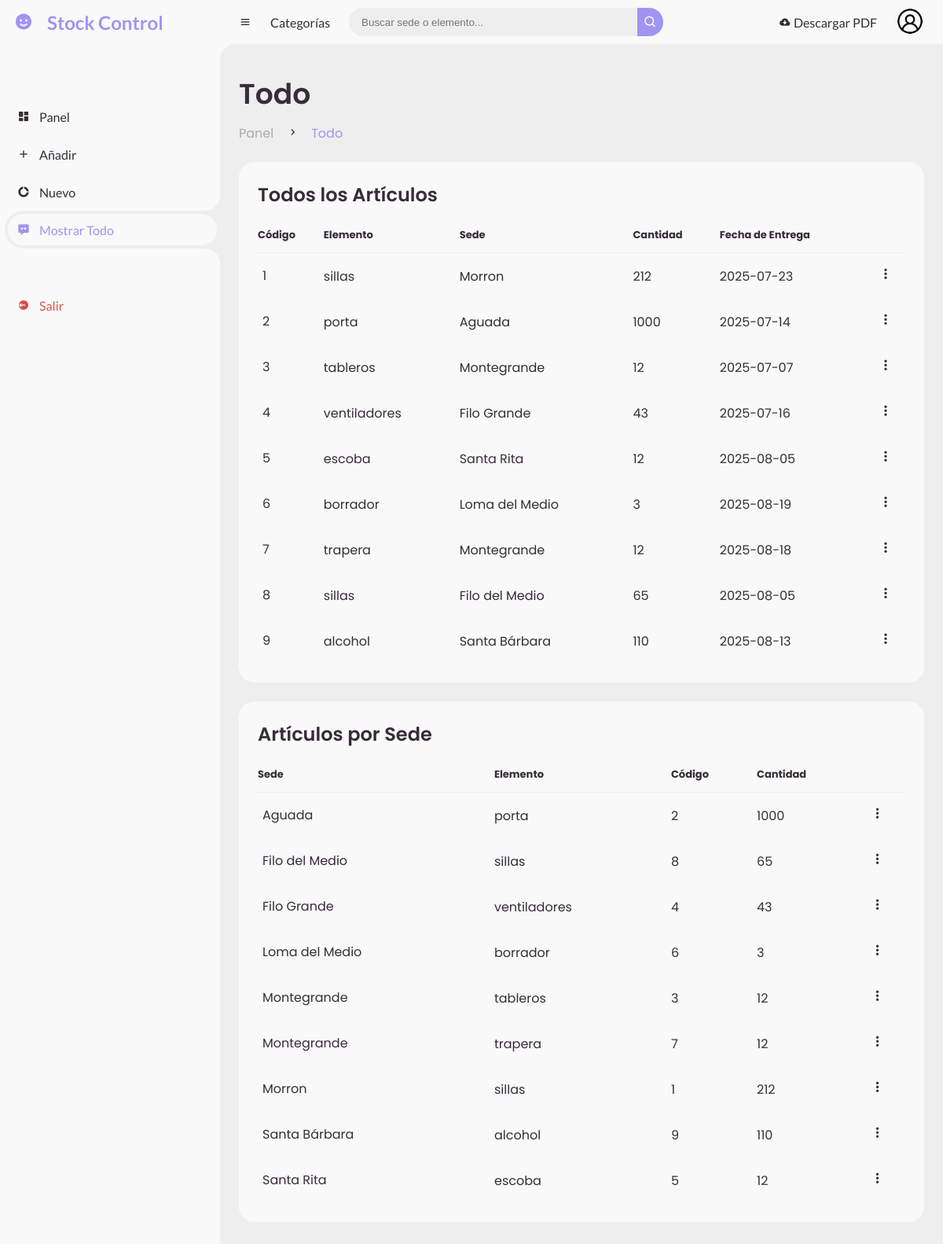
The page /mostrar_todo.php on the database its author committed.
### tables this page shows
CREATE TABLE `productos` (
  `id` int(11) NOT NULL,
  `nombre` varchar(100) NOT NULL,
  `sede` varchar(100) DEFAULT NULL,
  `cantidad` int(11) NOT NULL DEFAULT 0,
  `fecha_entrega` date DEFAULT NULL
);

### mostrar_todo.php (the view, shortened to what this page needs)
<?php
include './php/conexion.php';
$busqueda = isset($_GET['q']) ? trim($_GET['q']) : '';
$has_fecha_entrega = false;
$check = $conn->query("SHOW COLUMNS FROM productos LIKE 'fecha_entrega'");
if ($check && $check->num_rows > 0) {
    $has_fecha_entrega = true;
}
?>
<!DOCTYPE html>
<html lang="es">
<head>
	<link href='https://unpkg.com/boxicons@2.0.9/css/boxicons.min.css' rel='stylesheet'>
	<link rel="stylesheet" href="./css/mostrar_todo.css">
</head>
<body>
<section id="sidebar">
	<a href="#" class="brand"><i class='bx bxs-smile'></i><span class="text">Stock Control</span></a>
	<ul class="side-menu top">
		<li><a href="/inventario/administrador.php"><i class='bx bxs-dashboard'></i><span class="text">Panel</span></a></li>
		<li><a href="/inventario/añadir.php"><i class='bx bx-plus'></i><span class="text">Añadir</span></a></li>
		<li><a href="nuevo1.html"><i class='bx bxs-doughnut-chart'></i><span class="text">Nuevo</span></a></li>
		<li class="active"><a href="mostrar_todo.php"><i class='bx bxs-message-dots'></i><span class="text">Mostrar Todo</span></a></li>
	</ul>
	<ul class="side-menu">
		<li><a href="./php/logout.php" class="logout"><i class='bx bxs-log-out-circle'></i><span class="text">Salir</span></a></li>
	</ul>
</section>
<section id="content">
	<nav>
		<i class='bx bx-menu'></i>
		<a href="#" class="nav-link">Categorías</a>
		<form id="buscar-form" method="GET" action="mostrar_todo.php">
			<div class="form-input">
				<input type="search" name="q" placeholder="Buscar sede o elemento..." id="busqueda" value="<?= htmlspecialchars($busqueda, ENT_QUOTES, 'UTF-8') ?>">
				<button type="submit" class="search-btn"><i class='bx bx-search'></i></button>
			</div>
		</form>
		<a href="#" class="btn-download">
					<i class='bx bxs-cloud-download' ></i>
					<span class="text">Descargar PDF</span>
				</a>
				<a href="#" class="profile"><img src="./img/usuario.png"></a>
	</nav>
	<main>
		<div class="head-title">
			<div class="left">
				<h1>Todo</h1>
				<ul class="breadcrumb">
					<li><a href="administrador.php">Panel</a></li>
					<li><i class='bx bx-chevron-right'></i></li>
					<li><a class="active" href="#">Todo</a></li>
				</ul>
			</div>
		</div>
		<div class="table-data">
			<div class="order">
				<div class="head"><h3>Todos los Artículos</h3></div>
				<table>
					<thead>
						<tr>
							<th>Código</th>
							<th>Elemento</th>
							<th>Sede</th>
							<th>Cantidad</th>
							<?php if ($has_fecha_entrega) echo '<th>Fecha de Entrega</th>'; ?>
							<th></th>
						</tr>
					</thead>
					<tbody>
						<?php
						$select_left = "SELECT id, nombre, sede, cantidad";
						if ($has_fecha_entrega) $select_left .= ", fecha_entrega";
						$select_left .= " FROM productos";
						$select_left .= " ORDER BY id ASC";
						$resultado = $conn->query($select_left);
						if ($resultado && $resultado->num_rows > 0) {
							while ($row = $resultado->fetch_assoc()) {
								echo "<tr>";
								echo "<td>" . htmlspecialchars($row['id']) . "</td>";
								echo "<td>" . htmlspecialchars($row['nombre']) . "</td>";
								echo "<td>" . htmlspecialchars($row['sede']) . "</td>";
								echo "<td>" . htmlspecialchars($row['cantidad']) . "</td>";
								if ($has_fecha_entrega) echo "<td>" . htmlspecialchars($row['fecha_entrega']) . "</td>";
								echo "<td>
										<div class='dropdown'>
											<i class='bx bx-dots-vertical-rounded dots' onclick='toggleDropdown(this)'></i>
											<div class='dropdown-content'>
												<a href='nuevo1.html?id=" . urlencode($row['id']) . "'>✏️ Editar</a>
												<a href='#' onclick='eliminarProducto(" . htmlspecialchars($row['id']) . "); return false;'>🗑️ Eliminar</a>
											</div>
										</div>
									</td>";
								echo "</tr>";
							}
						} else {
							$colspan = 4 + ($has_fecha_entrega ? 1 : 0) + 1;
							echo "<tr><td colspan='{$colspan}' class='no-results'>No se encontraron resultados.</td></tr>";
						}
						?>
					</tbody>
				</table>
			</div>
			<div class="order">
				<div class="head"><h3>Artículos por Sede</h3></div>
				<table>
					<thead>
						<tr>
							<th>Sede</th>
							<th>Elemento</th>
							<th>Código</th>
							<th>Cantidad</th>
							<th></th>
						</tr>
					</thead>
					<tbody>
						<?php
						$sql2 = "SELECT sede, nombre, id, cantidad FROM productos";
						$sql2 .= " ORDER BY sede ASC, id ASC";
						$resultado2 = $conn->query($sql2);
						if ($resultado2 && $resultado2->num_rows > 0) {
							while ($row = $resultado2->fetch_assoc()) {
								echo "<tr>";
								echo "<td>" . htmlspecialchars($row['sede']) . "</td>";
								echo "<td>" . htmlspecialchars($row['nombre']) . "</td>";
								echo "<td>" . htmlspecialchars($row['id']) . "</td>";
								echo "<td>" . htmlspecialchars($row['cantidad']) . "</td>";
								echo "<td>
										<div class='dropdown'>
											<i class='bx bx-dots-vertical-rounded dots' onclick='toggleDropdown(this)'></i>
											<div class='dropdown-content'>
												<a href='nuevo1.html?id=" . urlencode($row['id']) . "'>✏️ Editar</a>
												<a href='#' onclick='eliminarProducto(" . htmlspecialchars($row['id']) . "); return false;'>🗑️ Eliminar</a>
											</div>
										</div>
									</td>";
								echo "</tr>";
							}
						} else {
							echo "<tr><td colspan='5' class='no-results'>No se encontraron artículos para esa sede.</td></tr>";
						}
						?>
					</tbody>
				</table>
			</div>
		</div>
	</main>
</section>
</body>
</html>

### mostrar_todo.php (style rules this page uses)
.dropdown { position: relative; display: inline-block; }
.dots { cursor: pointer; font-size: 20px; }

### rows shown on the page
productos: id "1", nombre "sillas", sede "Morron", cantidad "212", fecha_entrega "2025-07-23"
productos: id "2", nombre "porta", sede "Aguada", cantidad "1000", fecha_entrega "2025-07-14"
productos: id "3", nombre "tableros", sede "Montegrande", cantidad "12", fecha_entrega "2025-07-07"
productos: id "4", nombre "ventiladores", sede "Filo Grande", cantidad "43", fecha_entrega "2025-07-16"
productos: id "5", nombre "escoba", sede "Santa Rita", cantidad "12", fecha_entrega "2025-08-05"
productos: id "6", nombre "borrador", sede "Loma del Medio", cantidad "3", fecha_entrega "2025-08-19"
productos: id "7", nombre "trapera", sede "Montegrande", cantidad "12", fecha_entrega "2025-08-18"
productos: id "8", nombre "sillas", sede "Filo del Medio", cantidad "65", fecha_entrega "2025-08-05"
productos: id "9", nombre "alcohol", sede "Santa Bárbara", cantidad "110", fecha_entrega "2025-08-13"
